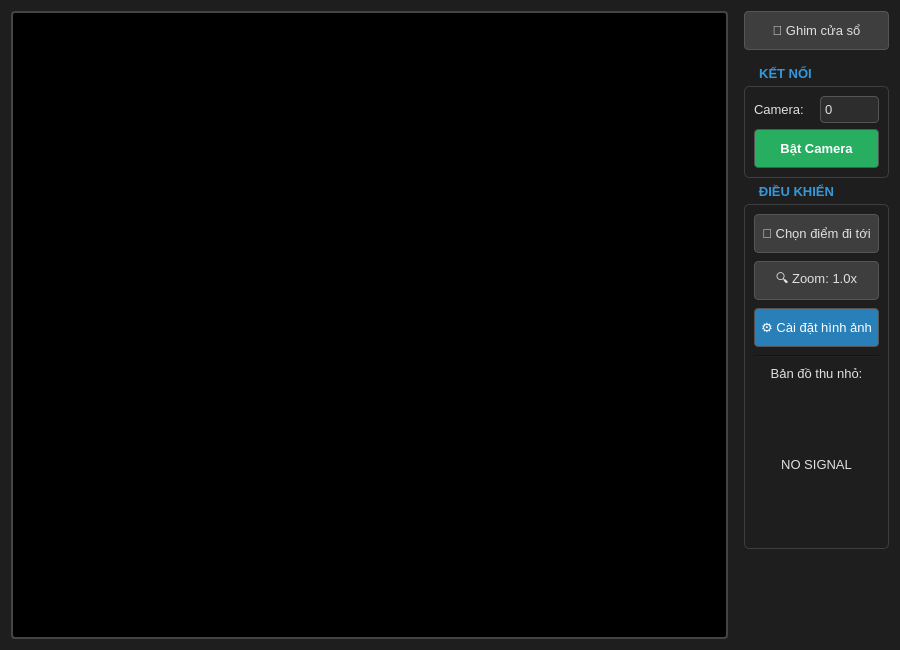
<?xml version="1.0" encoding="UTF-8"?>
<ui version="4.0">
 <class>Form</class>
 <widget class="QWidget" name="Form">
  <property name="geometry">
   <rect>
    <x>0</x>
    <y>0</y>
    <width>900</width>
    <height>650</height>
   </rect>
  </property>
  <property name="windowTitle">
   <string>Pro Camera Controller</string>
  </property>
  <property name="styleSheet">
   <string notr="true">
    QWidget { background-color: #1e1e1e; color: #e0e0e0; font-family: Segoe UI, Arial; font-size: 10pt; }
    QGroupBox { border: 1px solid #3e3e3e; border-radius: 5px; margin-top: 20px; font-weight: bold; color: #3498db; }
    QGroupBox::title { subcontrol-origin: margin; left: 10px; padding: 0 3px; }
    QPushButton { background-color: #3e3e3e; border: 1px solid #555; border-radius: 4px; padding: 6px; min-height: 25px; }
    QPushButton:hover { background-color: #4e4e4e; border-color: #777; }
    QPushButton:pressed { background-color: #2c2c2c; }
    QPushButton:checked { background-color: #d35400; color: white; border-color: #e67e22; }
    QComboBox { background-color: #2d2d2d; border: 1px solid #555; border-radius: 4px; padding: 4px; }
    QComboBox::drop-down { border: 0px; }
   </string>
  </property>
  <layout class="QHBoxLayout" name="horizontalLayout_Main">
   <item>
    <layout class="QVBoxLayout" name="verticalLayout_View">
     <item>
      <widget class="QFrame" name="frame_View">
       <property name="sizePolicy">
        <sizepolicy hsizetype="Expanding" vsizetype="Expanding">
         <horstretch>0</horstretch>
         <verstretch>0</verstretch>
        </sizepolicy>
       </property>
       <property name="minimumSize">
        <size>
         <width>640</width>
         <height>480</height>
        </size>
       </property>
       <property name="styleSheet">
        <string notr="true">background-color: #000; border: 2px solid #444; border-radius: 4px;</string>
       </property>
       <property name="frameShape">
        <enum>QFrame::StyledPanel</enum>
       </property>
      </widget>
     </item>
    </layout>
   </item>
   <item>
    <layout class="QVBoxLayout" name="verticalLayout_Controls">
     <property name="leftMargin">
      <number>10</number>
     </property>
     <item>
      <widget class="QPushButton" name="btn_Pin">
       <property name="text">
        <string>📌 Ghim cửa sổ</string>
       </property>
       <property name="checkable">
        <bool>true</bool>
       </property>
       <property name="styleSheet">
        <string notr="true">QPushButton:checked { background-color: #f1c40f; color: black; }</string>
       </property>
      </widget>
     </item>
     <item>
      <spacer name="verticalSpacer_1">
       <property name="orientation">
        <enum>Qt::Vertical</enum>
       </property>
       <property name="sizeType">
        <enum>QSizePolicy::Fixed</enum>
       </property>
       <property name="sizeHint" stdset="0">
        <size>
         <width>20</width>
         <height>10</height>
        </size>
       </property>
      </spacer>
     </item>
     <item>
      <widget class="QGroupBox" name="group_Connection">
       <property name="title">
        <string>KẾT NỐI</string>
       </property>
       <layout class="QVBoxLayout" name="verticalLayout_2">
        <item>
         <layout class="QHBoxLayout" name="horizontalLayout_CamIdx">
          <item>
           <widget class="QLabel" name="label">
            <property name="text">
             <string>Camera:</string>
            </property>
           </widget>
          </item>
          <item>
           <widget class="QComboBox" name="combo_CameraIndex">
            <item><property name="text"><string>0</string></property></item>
            <item><property name="text"><string>1</string></property></item>
            <item><property name="text"><string>2</string></property></item>
           </widget>
          </item>
         </layout>
        </item>
        <item>
         <widget class="QPushButton" name="btn_StartCamera">
          <property name="text">
           <string>Bật Camera</string>
          </property>
          <property name="styleSheet">
           <string notr="true">
            QPushButton { background-color: #27ae60; color: white; font-weight: bold; }
            QPushButton:hover { background-color: #2ecc71; }
            QPushButton:checked { background-color: #c0392b; text: "Tắt Camera"; }
           </string>
          </property>
          <property name="checkable">
           <bool>true</bool>
          </property>
         </widget>
        </item>
       </layout>
      </widget>
     </item>
     <item>
      <widget class="QGroupBox" name="group_Control">
       <property name="title">
        <string>ĐIỀU KHIỂN</string>
       </property>
       <layout class="QVBoxLayout" name="verticalLayout_3">
        <property name="spacing">
         <number>8</number>
        </property>
        <item>
         <widget class="QPushButton" name="btn_GoTo">
          <property name="text">
           <string>🎯 Chọn điểm đi tới</string>
          </property>
          <property name="checkable">
           <bool>true</bool>
          </property>
         </widget>
        </item>
        <item>
         <widget class="QPushButton" name="btn_Zoom">
          <property name="text">
           <string>🔍 Zoom: 1.0x</string>
          </property>
         </widget>
        </item>
        <item>
         <widget class="QPushButton" name="btn_Settings">
          <property name="text">
           <string>⚙️ Cài đặt hình ảnh</string>
          </property>
          <property name="styleSheet">
           <string notr="true">background-color: #2980b9; color: white;</string>
          </property>
         </widget>
        </item>
        <item>
         <widget class="Line" name="line">
          <property name="orientation">
           <enum>Qt::Horizontal</enum>
          </property>
         </widget>
        </item>
        <item>
         <widget class="QLabel" name="label_3">
          <property name="text">
           <string>Bản đồ thu nhỏ:</string>
          </property>
          <property name="alignment">
           <set>Qt::AlignCenter</set>
          </property>
         </widget>
        </item>
       <item>
 <widget class="QLabel" name="label_Minimap">
  <property name="sizePolicy">
   <sizepolicy hsizetype="Preferred" vsizetype="Preferred">
    <horstretch>0</horstretch>
    <verstretch>0</verstretch>
   </sizepolicy>
  </property>
  <property name="minimumSize">
   <size>
    <width>0</width>
    <height>150</height>
   </size>
  </property>
  <property name="text">
   <string>NO SIGNAL</string>
  </property>
  <property name="alignment">
   <set>Qt::AlignCenter</set>
  </property>
 </widget>
</item>
       </layout>
      </widget>
     </item>
     <item>
      <spacer name="verticalSpacer_Bottom">
       <property name="orientation">
        <enum>Qt::Vertical</enum>
       </property>
       <property name="sizeHint" stdset="0">
        <size>
         <width>20</width>
         <height>40</height>
        </size>
       </property>
      </spacer>
     </item>
    </layout>
   </item>
  </layout>
 </widget>
 <resources/>
 <connections/>
</ui>
